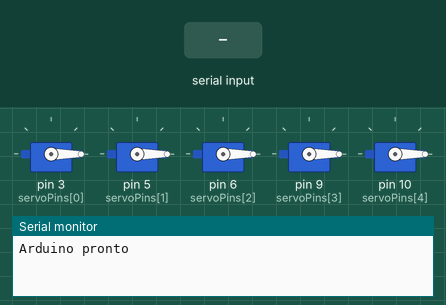
The sketch below on a simulated Arduino Uno, built with avr-gcc and run on an emulated ATmega328P. On the bench: 5 × servo, the last lines printed to the serial monitor. The inputs (shaded band) are chosen by the test bench.

Above: at 2.2 s.
2.3 s: "A\n" received over Serial
At 3.5 s:
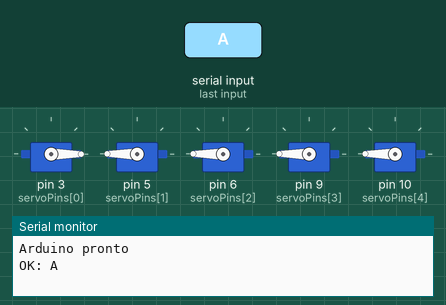
3.8 s: "RESET\n" received over Serial
At 4.9 s:
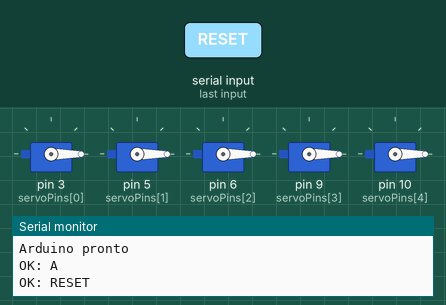
5.3 s: "B\n" received over Serial
At 6.5 s:
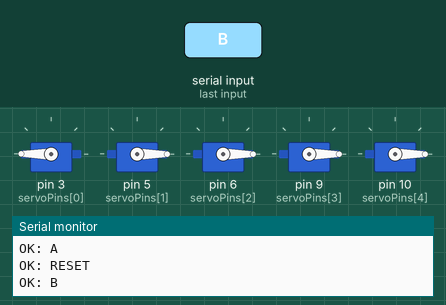
6.8 s: "C\n" received over Serial
At 8.0 s:
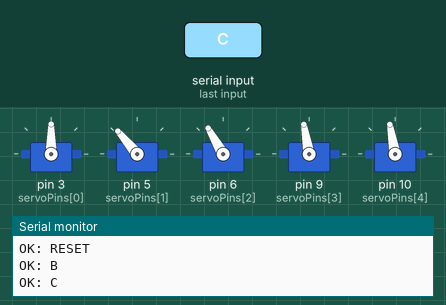
8.3 s: "D\n" received over Serial
At 9.4 s:
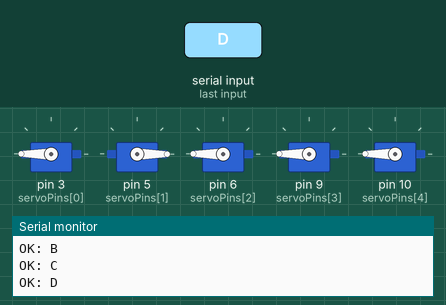
9.8 s: "E\n" received over Serial
At 10.3 s:
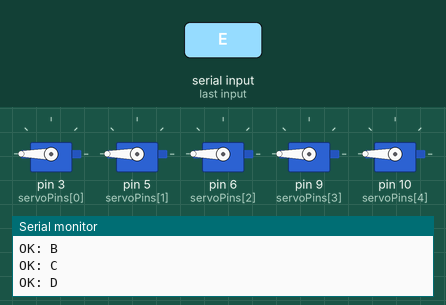
Timing chart, 0 to 12.3 s (numbered marks = the images above; inputs shaded):
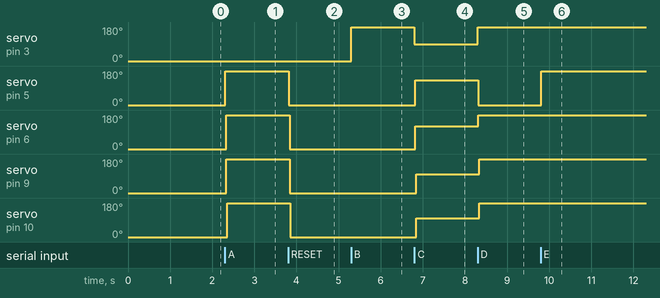

The sketch:

servo_control.ino
```cpp
/*
  TRADUTOR DE VOZ PARA LIBRAS v1.0.0
  Controle dos servomotores para alfabeto manual
  Desenvolvido por: Jeremias Maya
*/

#include <Servo.h>
#include "servo_positions.h"

// Servos para os 5 dedos
Servo servos[NUM_SERVOS];
int servoPins[NUM_SERVOS] = {3, 5, 6, 9, 10};

String receivedData = "";
bool dataComplete = false;

void setup() {
  Serial.begin(9600);

  // Inicializar servos
  for (int i = 0; i < NUM_SERVOS; i++) {
    servos[i].attach(servoPins[i]);
    servos[i].write(0); // Posição 0
  }

  delay(1000);
  Serial.println("Arduino pronto");
}

void loop() {
  // Ler dados seriais
  while (Serial.available()) {
    char inChar = (char)Serial.read();

    if (inChar == '\n') {
      dataComplete = true;
    } else {
      receivedData += inChar;
    }
  }

  // Processar comando
  if (dataComplete) {
    processCommand(receivedData);
    receivedData = "";
    dataComplete = false;
  }
}

void processCommand(String command) {
  command.toUpperCase();
  command.trim();

  if (command == "RESET") {
    resetAllServos();
    Serial.println("OK: RESET");
  } else if (command.length() == 1) {
    char letter = command.charAt(0);
    executeLetterPosition(letter);
    Serial.println("OK: " + command);
  } else {
    Serial.println("ERROR: Comando inválido");
  }
}

void resetAllServos() {
  for (int i = 0; i < NUM_SERVOS; i++) {
    servos[i].write(0);
    delay(10); // Movimento suave para posição 0
  }
  delay(500); // Pausa na posição 0
}

void executeLetterPosition(char letter) {
  int* positions = getLetterPositions(letter);

  if (positions != nullptr) {
    // Mover servos suavemente
    for (int i = 0; i < NUM_SERVOS; i++) {
      servos[i].write(positions[i]);
      delay(10); // Pequeno delay entre servos para movimento suave
    }
    delay(MOVEMENT_DELAY); // Manter posição por meio segundo
  } else {
    Serial.println("ERROR: Letra não mapeada - " + String(letter));
  }
}
```

servo_positions.h
```cpp
/*
  Definições de posições dos servos para alfabeto manual da Libras
  Posições: [Polegar, Indicador, Médio, Anelar, Mindinho]
  Ângulos: 0-180 graus (0=fechado, 180=aberto)
*/

#ifndef SERVO_POSITIONS_H
#define SERVO_POSITIONS_H

#define NUM_SERVOS 5
#define MOVEMENT_DELAY 1000  // Tempo que cada letra fica visível (1 segundo)

// Posições do alfabeto manual da Libras
// [Polegar, Indicador, Médio, Anelar, Mindinho]
int positionsA[NUM_SERVOS] = {0, 180, 180, 180, 180};      // A: punho fechado, polegar para fora
int positionsB[NUM_SERVOS] = {180, 0, 0, 0, 0};            // B: dedos estendidos, polegar dobrado
int positionsC[NUM_SERVOS] = {90, 130, 120, 100, 100};         // C: mão curvada em C
int positionsD[NUM_SERVOS] = {180, 0, 180, 180, 180};            // D: só indicador estendido
int positionsE[NUM_SERVOS] = {180, 180, 180, 180, 180};    // E: punho totalmente fechado
int positionsF[NUM_SERVOS] = {180, 180, 0, 0, 0};          // F: polegar toca indicador
int positionsG[NUM_SERVOS] = {80, 80, 180, 180, 180};          // G: indicador e polegar horizontal
int positionsH[NUM_SERVOS] = {180, 0, 0, 180, 180};          // H: indicador e médio juntos
int positionsI[NUM_SERVOS] = {180, 180, 180, 180, 0};      // I: só mindinho estendido
int positionsJ[NUM_SERVOS] = {180, 180, 180, 180, 0};      // J: mindinho com movimento
int positionsK[NUM_SERVOS] = {70, 80, 0, 180, 180};        // K: polegar entre indicador e médio
int positionsL[NUM_SERVOS] = {0, 0, 180, 180, 180};        // L: polegar e indicador em L
int positionsM[NUM_SERVOS] = {180, 180, 180, 180, 180};    // M: polegar sob punho fechado
int positionsN[NUM_SERVOS] = {180, 180, 180, 180, 180};    // N: similar ao M
int positionsO[NUM_SERVOS] = {90, 130, 120, 100, 100};         // O: todos dedos curvados
int positionsP[NUM_SERVOS] = {100, 130, 0, 180, 180};          // P: similar ao K invertido
int positionsQ[NUM_SERVOS] = {50, 70, 180, 180, 180};          // Q: polegar e indicador para baixo
int positionsR[NUM_SERVOS] = {0, 180, 180, 0, 0};          // R: indicador cruza médio
int positionsS[NUM_SERVOS] = {180, 180, 180, 180, 180};    // S: punho fechado com polegar
int positionsT[NUM_SERVOS] = {180, 180, 0, 0, 0};          // T: polegar entre indicador
int positionsU[NUM_SERVOS] = {180, 0, 0, 180, 180};          // U: indicador e médio juntos
int positionsV[NUM_SERVOS] = {180, 0, 0, 180, 180};          // V: indicador e médio em V
int positionsW[NUM_SERVOS] = {180, 0, 0, 0, 180};        // W: três dedos estendidos
int positionsX[NUM_SERVOS] = {180, 90, 180, 180, 180};           // X: indicador dobrado
int positionsY[NUM_SERVOS] = {0, 180, 180, 180, 0};            // Y: polegar e mindinho
int positionsZ[NUM_SERVOS] = {180, 0, 180, 180, 180};            // Z: indicador faz movimento Z


// Função para obter posições de uma letra
int* getLetterPositions(char letter) {
  switch(letter) {
    case 'A': return positionsA;
    case 'B': return positionsB;
    case 'C': return positionsC;
    case 'D': return positionsD;
    case 'E': return positionsE;
    case 'F': return positionsF;
    case 'G': return positionsG;
    case 'H': return positionsH;
    case 'I': return positionsI;
    case 'J': return positionsJ;
    case 'K': return positionsK;
    case 'L': return positionsL;
    case 'M': return positionsM;
    case 'N': return positionsN;
    case 'O': return positionsO;
    case 'P': return positionsP;
    case 'Q': return positionsQ;
    case 'R': return positionsR;
    case 'S': return positionsS;
    case 'T': return positionsT;
    case 'U': return positionsU;
    case 'V': return positionsV;
    case 'W': return positionsW;
    case 'X': return positionsX;
    case 'Y': return positionsY;
    case 'Z': return positionsZ;
    default: return nullptr;
  }
}

#endif
```

Measured:
- after the input at 2.3 s, servo on pin 5 (servoPins[1]), servo on pin 6 (servoPins[2]), servo on pin 9 (servoPins[3]): 0° → 180° at once; servo on pin 10 (servoPins[4]): 0° → 180° after 0.05 s
- after the input at 3.8 s, servo on pin 5 (servoPins[1]), servo on pin 6 (servoPins[2]), servo on pin 9 (servoPins[3]): 180° → 0° at once; servo on pin 10 (servoPins[4]): 180° → 0° after 0.06 s
- after the input at 5.3 s, servo on pin 3 (servoPins[0]): 0° → 180° at once
- after the input at 6.8 s, servo on pin 3 (servoPins[0]): 180° → 90° at once; servo on pin 5 (servoPins[1]): 0° → 130° at once; servo on pin 6 (servoPins[2]): 0° → 120° at once; servo on pin 9 (servoPins[3]), servo on pin 10 (servoPins[4]): 0° → 100° at once
- after the input at 8.3 s, servo on pin 3 (servoPins[0]): 90° → 180° at once; servo on pin 5 (servoPins[1]): 130° → 0° at once; servo on pin 6 (servoPins[2]): 120° → 180° at once; servo on pin 9 (servoPins[3]), servo on pin 10 (servoPins[4]): 100° → 180° at once
- after the input at 9.8 s, servo on pin 5 (servoPins[1]): 0° → 180° at once
